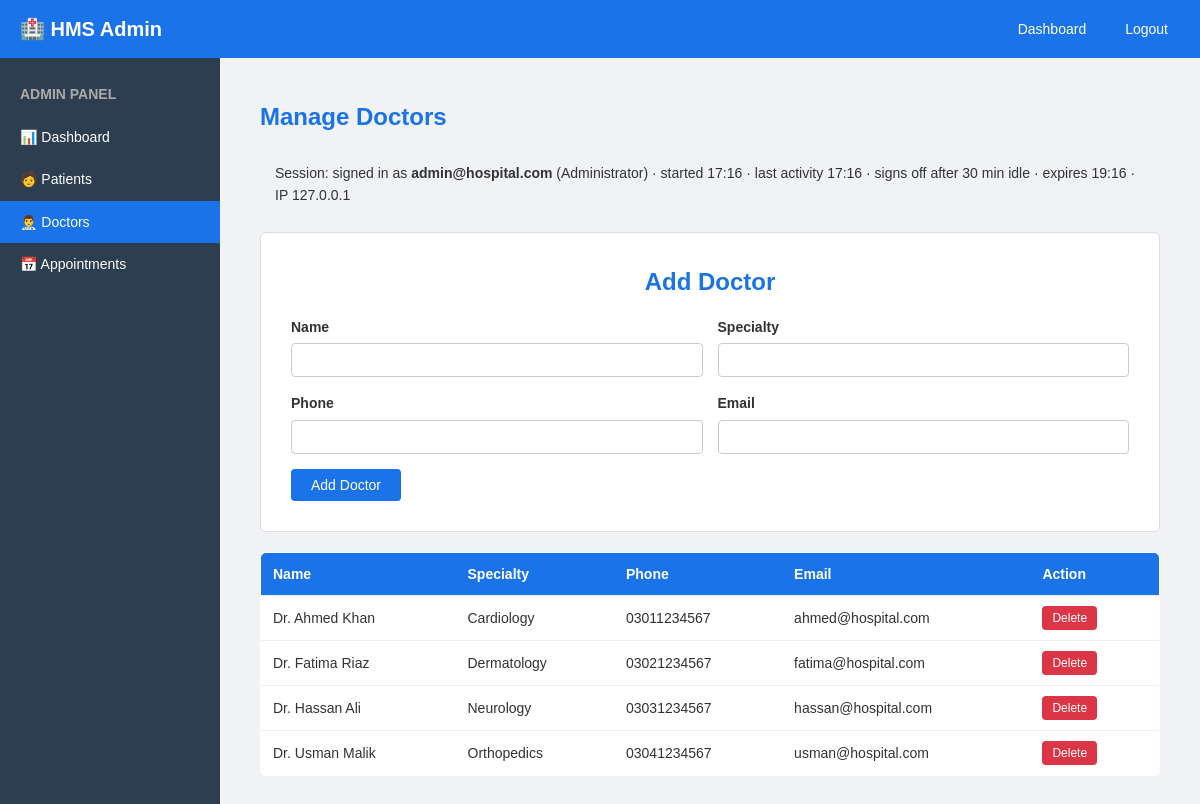
/admin/doctors.php (signed in), run on the app's committed database.
### tables this page shows
CREATE TABLE IF NOT EXISTS doctors (
    id INT UNSIGNED AUTO_INCREMENT PRIMARY KEY,
    name VARCHAR(100) NOT NULL,
    specialty VARCHAR(100) NOT NULL,
    phone VARCHAR(20) NOT NULL,
    email VARCHAR(255) NOT NULL UNIQUE,
    created_at TIMESTAMP NOT NULL DEFAULT CURRENT_TIMESTAMP
);

### admin/doctors.php (the view, shortened to what this page needs)
<?php
$db = getDatabaseConnection();
$message = '';
$doctors = $db->query('SELECT id,name,specialty,phone,email FROM doctors ORDER BY name')->fetchAll();
?>
<!doctype html><html lang="en"><head><meta charset="utf-8"><meta name="viewport" content="width=device-width,initial-scale=1"><title>Admin Doctors</title><link rel="stylesheet" href="../css/styles.css"></head><body><header class="header"><nav class="navbar"><div class="logo">🏥 HMS Admin</div><div class="nav-links"><a href="dashboard.php">Dashboard</a><a href="logout.php">Logout</a></div></nav></header><div class="layout"><aside class="sidebar"><h3>Admin Panel</h3><ul><li><a href="dashboard.php">📊 Dashboard</a></li><li><a href="patients.php">🧑 Patients</a></li><li><a class="active" href="doctors.php">👨‍⚕️ Doctors</a></li><li><a href="appointments.php">📅 Appointments</a></li></ul></aside><main class="main-content"><div class="table-container"><h2>Manage Doctors</h2><?= sessionStatusHtml() ?><?php if ($message): ?><div class="alert alert-success"><?= e($message) ?></div><?php endif; ?><div class="form-container" style="max-width:none;margin:0 0 20px"><h2>Add Doctor</h2><form method="post"><input type="hidden" name="action" value="save"><div class="form-row"><div class="form-group"><label>Name</label><input name="name" required></div><div class="form-group"><label>Specialty</label><input name="specialty" required></div></div><div class="form-row"><div class="form-group"><label>Phone</label><input name="phone" required></div><div class="form-group"><label>Email</label><input type="email" name="email" required></div></div><button class="btn btn-primary">Add Doctor</button></form></div><table><thead><tr><th>Name</th><th>Specialty</th><th>Phone</th><th>Email</th><th>Action</th></tr></thead><tbody><?php foreach ($doctors as $doctor): ?><tr><td><?= e($doctor['name']) ?></td><td><?= e($doctor['specialty']) ?></td><td><?= e($doctor['phone']) ?></td><td><?= e($doctor['email']) ?></td><td><form method="post" onsubmit="return confirm('Delete this doctor?')"><input type="hidden" name="action" value="delete"><input type="hidden" name="id" value="<?= e($doctor['id']) ?>"><button class="btn btn-danger btn-sm">Delete</button></form></td></tr><?php endforeach; ?></tbody></table></div></main></div></body></html>

### config/app.php (shortened to what this page needs)
<?php
function e(mixed $value): string
{
    return htmlspecialchars((string) $value, ENT_QUOTES, 'UTF-8');
}
function currentSessionSummary(): ?array
{
    $isAdmin = !empty($_SESSION['admin_id']);
    return [
        'identity' => (string) ($_SESSION['patient_name'] ?? $_SESSION['patient_email'] ?? $_SESSION['admin_email'] ?? 'Unknown'),
        'role' => $isAdmin ? 'Administrator' : 'Patient',
        'started_at' => (int) ($_SESSION['login_time'] ?? time()),
        'last_activity' => (int) ($_SESSION['last_activity'] ?? time()),
        'expires_at' => (int) ($_SESSION['expires_at'] ?? time() + SESSION_ABSOLUTE_TIMEOUT),
        'idle_timeout' => SESSION_IDLE_TIMEOUT,
        'ip_address' => (string) ($_SESSION['ip_address'] ?? 'unknown'),
    ];
}
function sessionStatusHtml(): string
{
    $summary = currentSessionSummary();
    return '<div class="alert alert-info">Session: signed in as <strong>' . e($summary['identity']) . '</strong> (' . e($summary['role']) . ')'
        . ' &middot; started ' . e(date('H:i', $summary['started_at']))
        . ' &middot; last activity ' . e(date('H:i', $summary['last_activity']))
        . ' &middot; signs off after ' . intdiv($summary['idle_timeout'], 60) . ' min idle'
        . ' &middot; expires ' . e(date('H:i', $summary['expires_at']))
        . ' &middot; IP ' . e($summary['ip_address']) . '</div>';
}

### css/styles.css (style rules this page uses)
* { margin: 0; padding: 0; box-sizing: border-box; }
body { font-family: Arial, Helvetica, sans-serif; background-color: #f0f2f5; color: #333; line-height: 1.6; }
a { text-decoration: none; color: inherit; }
ul { list-style: none; }
.header { background-color: #1a73e8; color: white; padding: 12px 20px; position: sticky; top: 0; z-index: 100; }
.navbar { display: flex; justify-content: space-between; align-items: center; max-width: 1200px; margin: 0 auto; }
.navbar .logo { font-size: 20px; font-weight: bold; }
.navbar .nav-links { display: flex; gap: 15px; }
.navbar .nav-links a { color: white; padding: 6px 12px; border-radius: 4px; font-size: 14px; }
.btn { display: inline-block; padding: 8px 20px; border: none; border-radius: 4px; cursor: pointer; font-size: 14px; text-align: center; }
.btn-primary { background-color: #1a73e8; color: white; }
.btn-danger { background-color: #dc3545; color: white; }
.btn-sm { padding: 5px 10px; font-size: 12px; }
.form-container { max-width: 500px; margin: 30px auto; background: white; padding: 30px; border: 1px solid #ddd; border-radius: 6px; }
.form-container h2 { text-align: center; margin-bottom: 20px; color: #1a73e8; }
.form-group { margin-bottom: 15px; }
.form-group label { display: block; margin-bottom: 5px; font-weight: bold; font-size: 14px; color: #333; }
.form-group input, .form-group select, .form-group textarea { width: 100%; padding: 8px 12px; border: 1px solid #ccc; border-radius: 4px; font-size: 14px; }
.form-row { display: flex; gap: 15px; }
.form-row .form-group { flex: 1; }
.table-container { max-width: 1100px; margin: 20px auto; padding: 0 20px; }
.table-container h2 { margin-bottom: 15px; color: #1a73e8; }
table { width: 100%; border-collapse: collapse; background: white; border: 1px solid #ddd; border-radius: 6px; overflow: hidden; }
table th, table td { padding: 10px 12px; text-align: left; border-bottom: 1px solid #eee; font-size: 14px; }
table th { background-color: #1a73e8; color: white; font-weight: bold; }
table td .btn { margin-right: 5px; }
.layout { display: flex; min-height: calc(100vh - 50px); }
.sidebar { width: 220px; background-color: #2c3e50; color: white; padding-top: 15px; flex-shrink: 0; }
.sidebar h3 { padding: 10px 20px; font-size: 14px; color: #aaa; text-transform: uppercase; }
.sidebar ul li a { display: block; padding: 10px 20px; font-size: 14px; color: white; }
.sidebar ul li a:hover, .sidebar ul li a.active { background-color: #1a73e8; }
.main-content { flex: 1; padding: 20px; }
.alert { padding: 10px 15px; border-radius: 4px; margin-bottom: 15px; font-size: 14px; }

### data on the page
doctors: name "Dr. Ahmed Khan", specialty "Cardiology", phone "03011234567", email "ahmed@hospital.com"
doctors: name "Dr. Fatima Riaz", specialty "Dermatology", phone "03021234567", email "fatima@hospital.com"
doctors: name "Dr. Hassan Ali", specialty "Neurology", phone "03031234567", email "hassan@hospital.com"
doctors: name "Dr. Usman Malik", specialty "Orthopedics", phone "03041234567", email "usman@hospital.com"

### other printed values
$summary['identity'] "admin@hospital.com"
$summary['role'] "Administrator"
date('H:i', $summary['started_at']) "17:16"
date('H:i', $summary['last_activity']) "17:16"
intdiv($summary['idle_timeout'], 60) "30"
date('H:i', $summary['expires_at']) "19:16"
$summary['ip_address'] "127.0.0.1"
